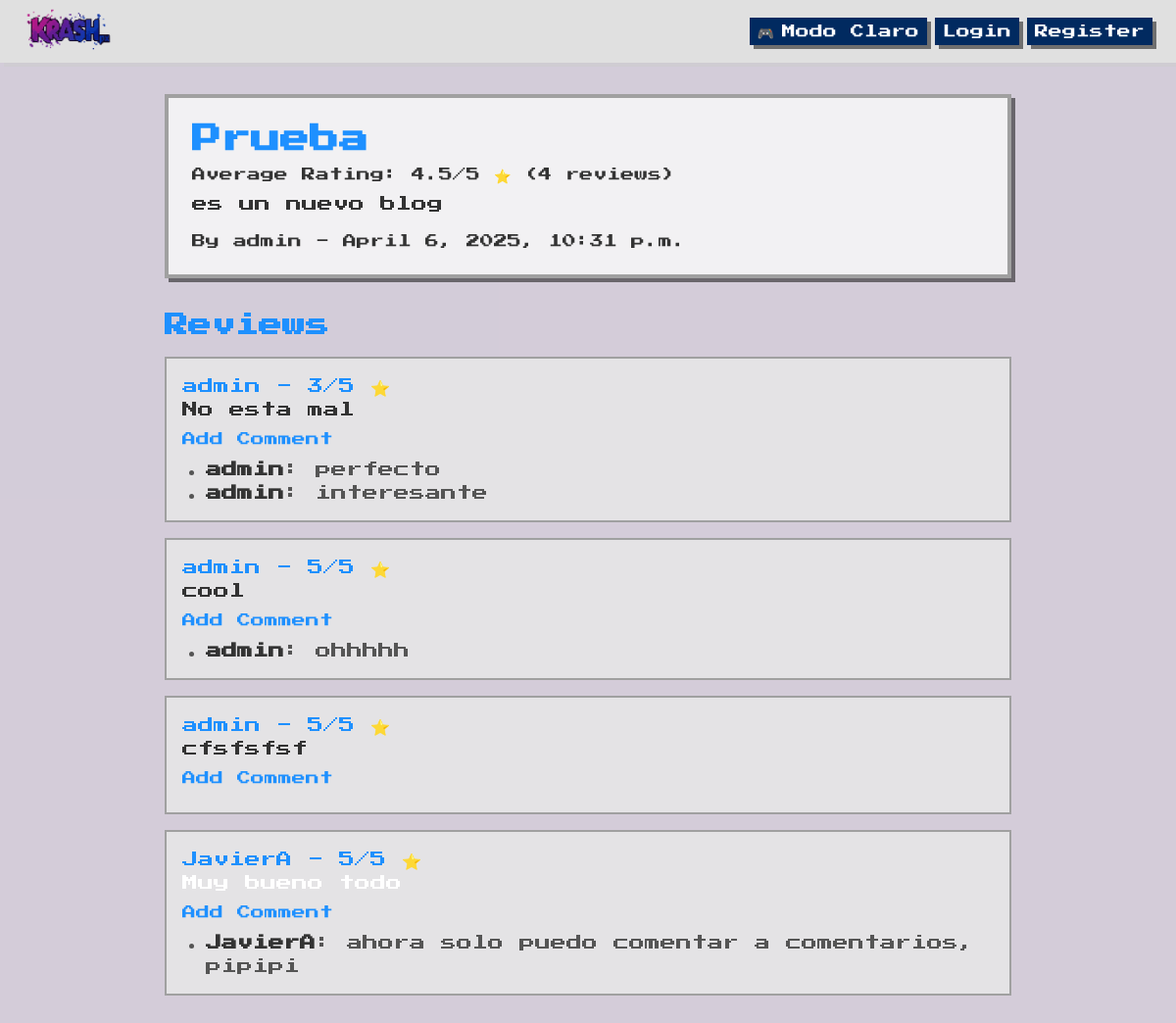
The page /blog/1/ on the database as committed earlier.
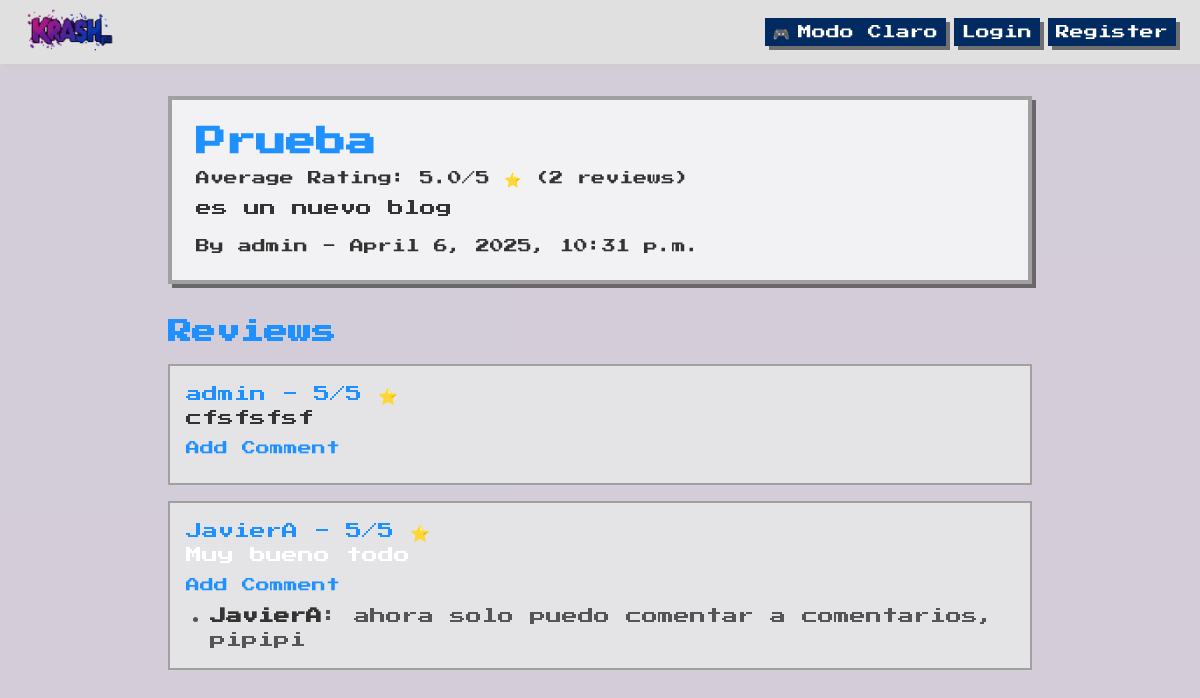
The same page on the database as committed later.
### blogapp/models.py (models this page shows, shortened)
class Blog(models.Model):
    title = models.CharField(max_length=200)
    content = RichTextField()
    author = models.ForeignKey(User, on_delete=models.CASCADE)
    created_at = models.DateTimeField(auto_now_add=True)
    featured_image = models.ImageField(upload_to='blog_images/', blank=True, null=True) #Se añade para poder agregar imagenes
    tags = models.ManyToManyField(Tag, blank=True, related_name='blogs')  # Relación con etiquetas
    def average_rating(self):
        reviews = self.reviews.all()
        if reviews.exists():
            return round(sum(review.rating for review in reviews) / reviews.count(), 1)
        return 0

class Review(models.Model):
    blog = models.ForeignKey(Blog, on_delete=models.CASCADE, related_name='reviews')
    reviewer = models.ForeignKey(User, on_delete=models.CASCADE)
    rating = models.IntegerField(validators=[MinValueValidator(1), MaxValueValidator(5)])
    comment = RichTextField()
    created_at = models.DateTimeField(auto_now_add=True)
    class Meta:
        unique_together = ['blog','reviewer']  #Permite que el usuario pueda reseñar el blog solo una vez

class Comment(models.Model):
    review = models.ForeignKey(Review, on_delete=models.CASCADE, related_name='comments')
    commenter = models.ForeignKey(User, on_delete=models.CASCADE)
    content = models.TextField()
    created_at = models.DateTimeField(auto_now_add=True)

### blogapp/views.py (the view)
# urls.py: path('blog/<int:pk>/', BlogDetailView.as_view(), name='blog_detail'),
class BlogDetailView(DetailView):
    model = Blog
    template_name = 'blogapp/blog_detail.html'
    def get_context_data(self, **kwargs):
        context = super().get_context_data(**kwargs)
        if self.request.user.is_authenticated:
         context['user'] = self.request.user
         context['can_add_review'] = not Review.objects.filter(blog=self.get_object(), reviewer=self.request.user).exists()
        else:
         context['user_id'] = None  # O maneja el caso de usuario no autenticado
        return context

### blogapp/templates/blogapp/blog_detail.html (shortened to what this page needs)
{% extends 'base.html' %}
{% block content %}
  <article class="blog-card p-6 rounded-none border-4 shadow-pixel hover:shadow-none hover:-translate-y-1 hover:-translate-x-1 transition-all duration-700 ease-in-out animate-fade-in">
    <h1 class="text-3xl blog-title font-bold mb-2">{{ object.title }}</h1>
    {% if object.reviews.exists %}
      <p class="text-sm blog-text mb-2">Average Rating: {{ object.average_rating }}/5 ⭐ ({{ object.reviews.count }} reviews)</p>
    {% else %}
      <p class="text-sm blog-text mb-2">No reviews yet.</p>
    {% endif %}
    <p class="blog-text mb-4">{{ object.content|safe }}</p>
    <p class="text-sm blog-text">By {{ object.author.username }} - {{ object.created_at }}</p>
  </article>
  <section class="mt-8">
    <h2 class="text-2xl blog-title font-semibold mb-4">Reviews</h2>
    {% for review in object.reviews.all %}
      <div class="blog-review p-4 rounded-none border-2 blog-image mb-4 transition-all duration-700 ease-in-out animate-fade-in">
        <p class="blog-title font-medium">{{ review.reviewer.username }} - {{ review.rating }}/5 ⭐</p>
        <p class="blog-text">{{ review.comment|safe }}</p>
        <a href="{% url 'blogapp:add_comment' blog_pk=object.pk review_pk=review.pk %}" class="text-sm blog-link hover:text-neon-pink mt-2 inline-block">Add Comment</a>
        <ul class="mt-2 list-disc ml-6 blog-comment">
          {% for comment in review.comments.all %}
            <li><span class="font-semibold blog-text">{{ comment.commenter.username }}</span>: {{ comment.content }}</li>
          {% endfor %}
        </ul>
      </div>
    {% empty %}
      <p class="blog-text">No reviews yet. Be the first to add one.</p>
    {% endfor %}
  </section>
{% endblock %}

### blogapp/templates/blogapp/base.html (shortened to what this page needs)
{% load static %}
<!DOCTYPE html>
<html lang="en">
<head>
  <script src="https://cdn.tailwindcss.com"></script>
</head>
<body id="body" class="flex flex-col min-h-screen text-light-text font-pixel transition-all duration-700 ease-in-out">
 <nav class="bg-light-nav dark:bg-dark-purple-nav shadow-pixel py-2 px-4">
    <div class="max-w-6xl mx-auto flex justify-between items-center">
      <a href="{% url 'blogapp:blog_list' %}">
        <img src="{% static 'images/Krashpx.png' %}" alt="Krash.px Logo" class="h-12 w-auto">
      </a>
      <div class="flex items-center space-x-2">
        <button onclick="toggleDarkMode()" class="flex items-center gap-2 px-2 py-1 rounded-none bg-dark-teal text-light-text hover:bg-neon-pink transition-all duration-300 shadow-pixel text-sm">
          <span id="theme-icon" class="transition-transform duration-500 transform">🎮</span>
          <span id="theme-label" class="transition-opacity duration-500 ease-in-out">Modo Claro</span>
        </button>
        {% if user.is_authenticated %}
          <form action="{% url 'accounts:logout' %}" method="post" class="inline">
            {% csrf_token %}
            <button type="submit" class="bg-dark-teal hover:bg-neon-pink text-light-text font-medium py-1 px-2 rounded-none transition-all duration-500 ease-in-out shadow-pixel text-sm">Logout</button>
          </form>
          <span class="blog-text text-sm">Welcome, {{ user.username }}!</span>
        {% else %}
          <a href="{% url 'accounts:login' %}" class="bg-dark-teal hover:bg-neon-pink text-light-text font-medium py-1 px-2 rounded-none transition-all duration-500 ease-in-out shadow-pixel text-sm">Login</a>
          <a href="{% url 'blogapp:register' %}" class="bg-dark-teal hover:bg-neon-pink text-light-text font-medium py-1 px-2 rounded-none transition-all duration-500 ease-in-out shadow-pixel text-sm">Register</a>
        {% endif %}
      </div>
    </div>
  </nav>
  <main class="flex-grow w-full transition-all duration-700 ease-in-out">
    <div class="max-w-4xl mx-auto px-4 py-8">
      {% block content %}{% endblock %}
    </div>
  </main>
</body>
</html>

### blogapp/templates/blogapp/base.html (style rules this page uses)
html { background: linear-gradient(rgba(39, 1, 64, 0.6), rgba(39, 1, 64, 0.6)), url('https://motionbgs.com/media/3639/super-mario.jpg') no-repeat center center fixed; background-size: cover; background-color: #270140; }
html, body { height: 100%; scroll-behavior: smooth; transition: background-color 0.5s ease-in-out; }
.animate-fade-in { animation: fade-in 0.6s ease-out; will-change: opacity, transform; }
main { background-color: rgba(255, 255, 255, 0.8); }
.blog-card { background-color: rgba(245, 245, 245, 0.9); border-color: #A0A0A0; }
.blog-title { color: #1E90FF; }
.blog-text { color: #333333; }
.blog-image { border-color: #A0A0A0; }
.blog-review { background-color: rgba(230, 230, 230, 0.9); }
.blog-comment { color: #555555; }
.blog-link { color: #1E90FF; }
nav { background-color: rgba(224, 224, 224, 0.9); }

Rows that differ between the two databases and show on the page:
removed Review: reviewer.username "admin", rating "3", comment "No esta mal"
removed Comment: commenter.username "admin", content "perfecto"
removed Comment: commenter.username "admin", content "interesante"
removed Review: reviewer.username "admin", rating "5", comment "cool"
removed Comment: commenter.username "admin", content "ohhhhh"
computed for Blog "Prueba": average_rating "4.5" → "5.0"; reviews.count "4" → "2"
